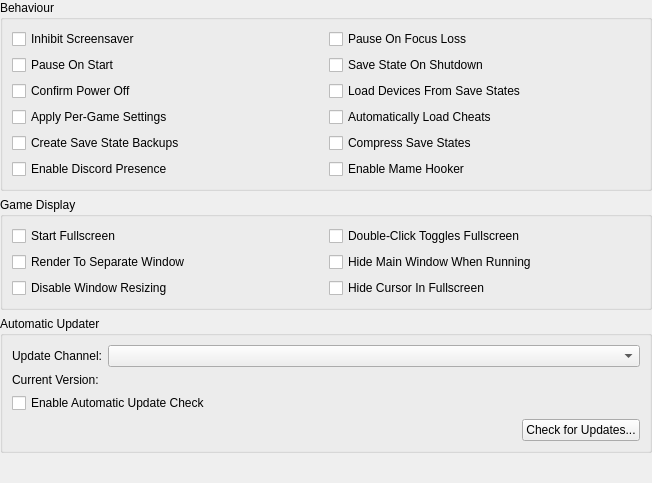
<?xml version="1.0" encoding="UTF-8"?>
<ui version="4.0">
 <class>GeneralSettingsWidget</class>
 <widget class="QWidget" name="GeneralSettingsWidget">
  <property name="geometry">
   <rect>
    <x>0</x>
    <y>0</y>
    <width>652</width>
    <height>483</height>
   </rect>
  </property>
  <layout class="QVBoxLayout" name="verticalLayout">
   <property name="leftMargin">
    <number>0</number>
   </property>
   <property name="topMargin">
    <number>0</number>
   </property>
   <property name="rightMargin">
    <number>0</number>
   </property>
   <property name="bottomMargin">
    <number>0</number>
   </property>
   <item>
    <widget class="QGroupBox" name="groupBox_4">
     <property name="title">
      <string>Behaviour</string>
     </property>
     <layout class="QGridLayout" name="formLayout_4">
      <item row="6" column="1">
       <widget class="QCheckBox" name="autoLoadCheats">
        <property name="text">
         <string>Automatically Load Cheats</string>
        </property>
       </widget>
      </item>
      <item row="4" column="0">
       <widget class="QCheckBox" name="confirmPowerOff">
        <property name="text">
         <string>Confirm Power Off</string>
        </property>
       </widget>
      </item>
      <item row="3" column="1">
       <widget class="QCheckBox" name="saveStateOnExit">
        <property name="text">
         <string>Save State On Shutdown</string>
        </property>
       </widget>
      </item>
      <item row="0" column="1">
       <widget class="QCheckBox" name="pauseOnFocusLoss">
        <property name="text">
         <string>Pause On Focus Loss</string>
        </property>
       </widget>
      </item>
      <item row="6" column="0">
       <widget class="QCheckBox" name="applyGameSettings">
        <property name="text">
         <string>Apply Per-Game Settings</string>
        </property>
       </widget>
      </item>
      <item row="7" column="0">
       <widget class="QCheckBox" name="createSaveStateBackups">
        <property name="text">
         <string>Create Save State Backups</string>
        </property>
       </widget>
      </item>
      <item row="0" column="0">
       <widget class="QCheckBox" name="inhibitScreensaver">
        <property name="text">
         <string>Inhibit Screensaver</string>
        </property>
       </widget>
      </item>
      <item row="4" column="1">
       <widget class="QCheckBox" name="loadDevicesFromSaveStates">
        <property name="text">
         <string>Load Devices From Save States</string>
        </property>
       </widget>
      </item>
      <item row="3" column="0">
       <widget class="QCheckBox" name="pauseOnStart">
        <property name="text">
         <string>Pause On Start</string>
        </property>
       </widget>
      </item>
      <item row="8" column="0">
       <widget class="QCheckBox" name="enableDiscordPresence">
        <property name="text">
         <string>Enable Discord Presence</string>
        </property>
       </widget>
      </item>
      <item row="7" column="1">
       <widget class="QCheckBox" name="compressSaveStates">
        <property name="text">
         <string>Compress Save States</string>
        </property>
       </widget>
      </item>
      <item row="8" column="1">
       <widget class="QCheckBox" name="enableMameHooker">
        <property name="text">
         <string>Enable Mame Hooker</string>
        </property>
       </widget>
      </item>		 
     </layout>
    </widget>
   </item>
   <item>
    <widget class="QGroupBox" name="groupBox_2">
     <property name="title">
      <string>Game Display</string>
     </property>
     <layout class="QGridLayout" name="gridLayout">
      <item row="0" column="0">
       <widget class="QCheckBox" name="startFullscreen">
        <property name="text">
         <string>Start Fullscreen</string>
        </property>
       </widget>
      </item>
      <item row="0" column="1">
       <widget class="QCheckBox" name="doubleClickTogglesFullscreen">
        <property name="text">
         <string>Double-Click Toggles Fullscreen</string>
        </property>
       </widget>
      </item>
      <item row="1" column="0">
       <widget class="QCheckBox" name="renderToSeparateWindow">
        <property name="text">
         <string>Render To Separate Window</string>
        </property>
       </widget>
      </item>
      <item row="1" column="1">
       <widget class="QCheckBox" name="hideMainWindow">
        <property name="text">
         <string>Hide Main Window When Running</string>
        </property>
       </widget>
      </item>
      <item row="2" column="0">
       <widget class="QCheckBox" name="disableWindowResizing">
        <property name="text">
         <string>Disable Window Resizing</string>
        </property>
       </widget>
      </item>
      <item row="2" column="1">
       <widget class="QCheckBox" name="hideMouseCursor">
        <property name="text">
         <string>Hide Cursor In Fullscreen</string>
        </property>
       </widget>
      </item>
     </layout>
    </widget>
   </item>
   <item>
    <widget class="QGroupBox" name="automaticUpdaterGroup">
     <property name="title">
      <string>Automatic Updater</string>
     </property>
     <layout class="QFormLayout" name="formLayout_2">
      <item row="0" column="0">
       <widget class="QLabel" name="label_4">
        <property name="text">
         <string>Update Channel:</string>
        </property>
       </widget>
      </item>
      <item row="0" column="1">
       <widget class="QComboBox" name="autoUpdateTag"/>
      </item>
      <item row="1" column="0">
       <widget class="QLabel" name="label_5">
        <property name="text">
         <string>Current Version:</string>
        </property>
       </widget>
      </item>
      <item row="1" column="1">
       <widget class="QLabel" name="autoUpdateCurrentVersion">
        <property name="text">
         <string/>
        </property>
       </widget>
      </item>
      <item row="3" column="0" colspan="2">
       <widget class="QCheckBox" name="autoUpdateEnabled">
        <property name="text">
         <string>Enable Automatic Update Check</string>
        </property>
       </widget>
      </item>
      <item row="5" column="0" colspan="2">
       <layout class="QHBoxLayout" name="horizontalLayout_2">
        <item>
         <spacer name="horizontalSpacer">
          <property name="orientation">
           <enum>Qt::Horizontal</enum>
          </property>
          <property name="sizeHint" stdset="0">
           <size>
            <width>40</width>
            <height>20</height>
           </size>
          </property>
         </spacer>
        </item>
        <item>
         <widget class="QPushButton" name="checkForUpdates">
          <property name="text">
           <string>Check for Updates...</string>
          </property>
         </widget>
        </item>
       </layout>
      </item>
     </layout>
    </widget>
   </item>
   <item>
    <spacer name="verticalSpacer">
     <property name="orientation">
      <enum>Qt::Vertical</enum>
     </property>
     <property name="sizeHint" stdset="0">
      <size>
       <width>20</width>
       <height>40</height>
      </size>
     </property>
    </spacer>
   </item>
  </layout>
 </widget>
 <resources>
  <include location="resources/resources.qrc"/>
 </resources>
 <connections/>
</ui>
